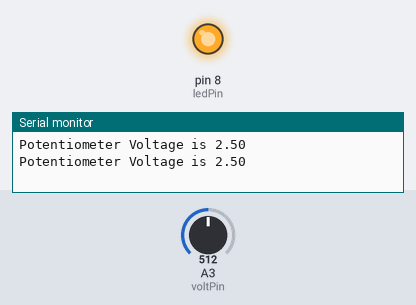
The sketch below on a simulated Arduino Uno, built with avr-gcc and run on an emulated ATmega328P. Shown: output pins drawn as LEDs (lit = HIGH), the last lines printed to the serial monitor. The inputs (shaded band) are chosen by the test bench; at power-on: A3 (voltPin) = 512.

Above: at 1.8 s.
1.9 s: A3 (voltPin) set to 318
3.4 s: A3 (voltPin) set to 294
At 5.2 s:
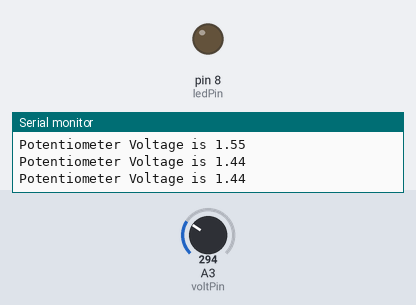
5.5 s: A3 (voltPin) set to 511
At 6.9 s:
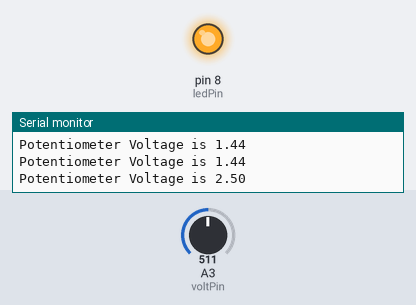
7.5 s: A3 (voltPin) set to 306
At 8.5 s:
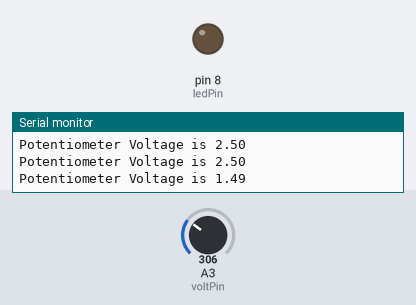
Timing chart, 0 to 10.5 s (numbered marks = the images above; inputs shaded):
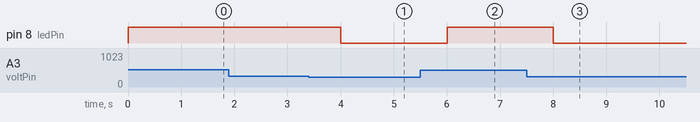

Measured:
- the behaviour switches between 308 and 307 on A3 (voltPin) (found by bisection; images 0 and 1)
- after the input at 3.4 s, pin 8 (ledPin): HIGH → LOW after 0.60 s
- after the input at 5.5 s, pin 8 (ledPin): LOW → HIGH after 0.51 s
- after the input at 7.5 s, pin 8 (ledPin): HIGH → LOW after 0.51 s

The sketch:

13.if.ino
```cpp
int voltPin = A3;
int readVal = 0;
float volt = 0.00;

// LED part
int ledPin = 8;


int delayTime = 1000;


void setup() {
  // put your setup code here, to run once:
  Serial.begin(9600);

  // LED part
  pinMode(ledPin, OUTPUT);
}

void loop() {
  // put your main code here, to run repeatedly:
  readVal = analogRead(voltPin);
  volt = 5.00 * readVal / 1024.00;
  Serial.print("Potentiometer Voltage is ");
  Serial.println(volt);

  if(volt > 1.50){
    digitalWrite(ledPin, HIGH);
  }
  else{
    digitalWrite(ledPin, LOW);
  }
  delay(delayTime);

}
```
